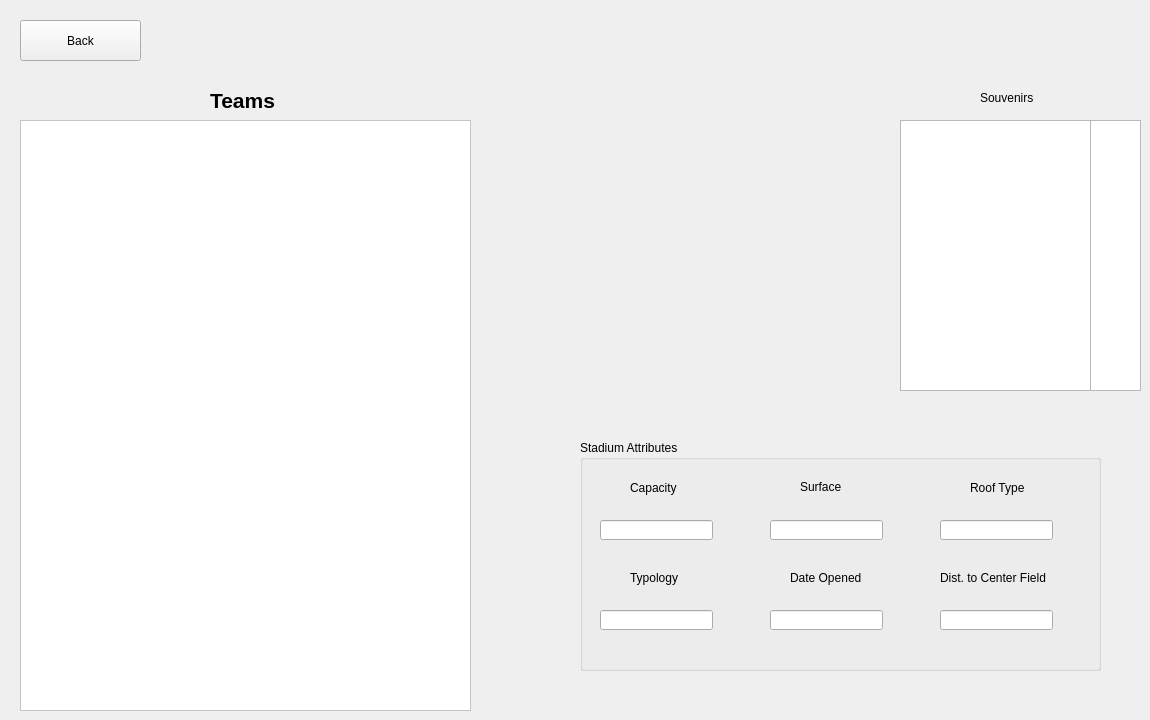
      <widget class="QWidget" name="viewStadiumsPage">
       <widget class="QListWidget" name="souvenirListWidget_2">
        <property name="geometry">
         <rect>
          <x>900</x>
          <y>120</y>
          <width>191</width>
          <height>271</height>
         </rect>
        </property>
        <property name="palette">
         <palette>
          <active>
           <colorrole role="Base">
            <brush brushstyle="SolidPattern">
             <color alpha="255">
              <red>255</red>
              <green>255</green>
              <blue>255</blue>
             </color>
            </brush>
           </colorrole>
          </active>
          <inactive>
           <colorrole role="Base">
            <brush brushstyle="SolidPattern">
             <color alpha="255">
              <red>255</red>
              <green>255</green>
              <blue>255</blue>
             </color>
            </brush>
           </colorrole>
          </inactive>
          <disabled>
           <colorrole role="Base">
            <brush brushstyle="SolidPattern">
             <color alpha="255">
              <red>0</red>
              <green>170</green>
              <blue>255</blue>
             </color>
            </brush>
           </colorrole>
          </disabled>
         </palette>
        </property>
       </widget>
       <widget class="QListWidget" name="stadiumListWidget_2">
        <property name="geometry">
         <rect>
          <x>20</x>
          <y>120</y>
          <width>451</width>
          <height>591</height>
         </rect>
        </property>
        <property name="palette">
         <palette>
          <active>
           <colorrole role="WindowText">
            <brush brushstyle="SolidPattern">
             <color alpha="255">
              <red>0</red>
              <green>0</green>
              <blue>0</blue>
             </color>
            </brush>
           </colorrole>
           <colorrole role="Button">
            <brush brushstyle="SolidPattern">
             <color alpha="255">
              <red>255</red>
              <green>255</green>
              <blue>255</blue>
             </color>
            </brush>
           </colorrole>
           <colorrole role="Light">
            <brush brushstyle="SolidPattern">
             <color alpha="255">
              <red>255</red>
              <green>255</green>
              <blue>255</blue>
             </color>
            </brush>
           </colorrole>
           <colorrole role="Midlight">
            <brush brushstyle="SolidPattern">
             <color alpha="255">
              <red>255</red>
              <green>255</green>
              <blue>255</blue>
             </color>
            </brush>
           </colorrole>
           <colorrole role="Dark">
            <brush brushstyle="SolidPattern">
             <color alpha="255">
              <red>127</red>
              <green>127</green>
              <blue>127</blue>
             </color>
            </brush>
           </colorrole>
           <colorrole role="Mid">
            <brush brushstyle="SolidPattern">
             <color alpha="255">
              <red>170</red>
              <green>170</green>
              <blue>170</blue>
             </color>
            </brush>
           </colorrole>
           <colorrole role="Text">
            <brush brushstyle="SolidPattern">
             <color alpha="255">
              <red>0</red>
              <green>0</green>
              <blue>0</blue>
             </color>
            </brush>
           </colorrole>
           <colorrole role="BrightText">
            <brush brushstyle="SolidPattern">
             <color alpha="255">
              <red>255</red>
              <green>255</green>
              <blue>255</blue>
             </color>
            </brush>
           </colorrole>
           <colorrole role="ButtonText">
            <brush brushstyle="SolidPattern">
             <color alpha="255">
              <red>0</red>
              <green>0</green>
              <blue>0</blue>
             </color>
            </brush>
           </colorrole>
           <colorrole role="Base">
            <brush brushstyle="SolidPattern">
             <color alpha="255">
              <red>255</red>
              <green>255</green>
              <blue>255</blue>
             </color>
            </brush>
           </colorrole>
           <colorrole role="Window">
            <brush brushstyle="SolidPattern">
             <color alpha="255">
              <red>255</red>
              <green>255</green>
              <blue>255</blue>
             </color>
            </brush>
           </colorrole>
           <colorrole role="Shadow">
            <brush brushstyle="SolidPattern">
             <color alpha="255">
              <red>0</red>
              <green>0</green>
              <blue>0</blue>
             </color>
            </brush>
           </colorrole>
           <colorrole role="AlternateBase">
            <brush brushstyle="SolidPattern">
             <color alpha="255">
              <red>255</red>
              <green>255</green>
              <blue>255</blue>
             </color>
            </brush>
           </colorrole>
           <colorrole role="ToolTipBase">
            <brush brushstyle="SolidPattern">
             <color alpha="255">
              <red>255</red>
              <green>255</green>
              <blue>220</blue>
             </color>
            </brush>
           </colorrole>
           <colorrole role="ToolTipText">
            <brush brushstyle="SolidPattern">
             <color alpha="255">
              <red>0</red>
              <green>0</green>
              <blue>0</blue>
             </color>
            </brush>
           </colorrole>
           <colorrole role="PlaceholderText">
            <brush brushstyle="SolidPattern">
             <color alpha="128">
              <red>0</red>
              <green>0</green>
              <blue>0</blue>
             </color>
            </brush>
           </colorrole>
          </active>
          <inactive>
           <colorrole role="WindowText">
            <brush brushstyle="SolidPattern">
             <color alpha="255">
              <red>0</red>
              <green>0</green>
              <blue>0</blue>
             </color>
            </brush>
           </colorrole>
           <colorrole role="Button">
            <brush brushstyle="SolidPattern">
             <color alpha="255">
              <red>255</red>
              <green>255</green>
              <blue>255</blue>
             </color>
            </brush>
           </colorrole>
           <colorrole role="Light">
            <brush brushstyle="SolidPattern">
             <color alpha="255">
              <red>255</red>
              <green>255</green>
              <blue>255</blue>
             </color>
            </brush>
           </colorrole>
           <colorrole role="Midlight">
            <brush brushstyle="SolidPattern">
             <color alpha="255">
              <red>255</red>
              <green>255</green>
              <blue>255</blue>
             </color>
            </brush>
           </colorrole>
           <colorrole role="Dark">
            <brush brushstyle="SolidPattern">
             <color alpha="255">
              <red>127</red>
              <green>127</green>
              <blue>127</blue>
             </color>
            </brush>
           </colorrole>
           <colorrole role="Mid">
            <brush brushstyle="SolidPattern">
             <color alpha="255">
              <red>170</red>
              <green>170</green>
              <blue>170</blue>
             </color>
            </brush>
           </colorrole>
           <colorrole role="Text">
            <brush brushstyle="SolidPattern">
             <color alpha="255">
              <red>0</red>
              <green>0</green>
              <blue>0</blue>
             </color>
            </brush>
           </colorrole>
           <colorrole role="BrightText">
            <brush brushstyle="SolidPattern">
             <color alpha="255">
              <red>255</red>
              <green>255</green>
              <blue>255</blue>
             </color>
            </brush>
           </colorrole>
           <colorrole role="ButtonText">
            <brush brushstyle="SolidPattern">
             <color alpha="255">
              <red>0</red>
              <green>0</green>
              <blue>0</blue>
             </color>
            </brush>
           </colorrole>
           <colorrole role="Base">
            <brush brushstyle="SolidPattern">
             <color alpha="255">
              <red>255</red>
              <green>255</green>
              <blue>255</blue>
             </color>
            </brush>
           </colorrole>
           <colorrole role="Window">
            <brush brushstyle="SolidPattern">
             <color alpha="255">
              <red>255</red>
              <green>255</green>
              <blue>255</blue>
             </color>
            </brush>
           </colorrole>
           <colorrole role="Shadow">
            <brush brushstyle="SolidPattern">
             <color alpha="255">
              <red>0</red>
              <green>0</green>
              <blue>0</blue>
             </color>
            </brush>
           </colorrole>
           <colorrole role="AlternateBase">
            <brush brushstyle="SolidPattern">
             <color alpha="255">
              <red>255</red>
              <green>255</green>
              <blue>255</blue>
             </color>
            </brush>
           </colorrole>
           <colorrole role="ToolTipBase">
            <brush brushstyle="SolidPattern">
             <color alpha="255">
              <red>255</red>
              <green>255</green>
              <blue>220</blue>
             </color>
            </brush>
           </colorrole>
           <colorrole role="ToolTipText">
            <brush brushstyle="SolidPattern">
             <color alpha="255">
              <red>0</red>
              <green>0</green>
              <blue>0</blue>
             </color>
            </brush>
           </colorrole>
           <colorrole role="PlaceholderText">
            <brush brushstyle="SolidPattern">
             <color alpha="128">
              <red>0</red>
              <green>0</green>
              <blue>0</blue>
             </color>
            </brush>
           </colorrole>
          </inactive>
          <disabled>
           <colorrole role="WindowText">
            <brush brushstyle="SolidPattern">
             <color alpha="255">
              <red>127</red>
              <green>127</green>
              <blue>127</blue>
             </color>
            </brush>
           </colorrole>
           <colorrole role="Button">
            <brush brushstyle="SolidPattern">
             <color alpha="255">
              <red>255</red>
              <green>255</green>
              <blue>255</blue>
             </color>
            </brush>
           </colorrole>
           <colorrole role="Light">
            <brush brushstyle="SolidPattern">
             <color alpha="255">
              <red>255</red>
              <green>255</green>
              <blue>255</blue>
             </color>
            </brush>
           </colorrole>
           <colorrole role="Midlight">
            <brush brushstyle="SolidPattern">
             <color alpha="255">
              <red>255</red>
              <green>255</green>
              <blue>255</blue>
             </color>
            </brush>
           </colorrole>
           <colorrole role="Dark">
            <brush brushstyle="SolidPattern">
             <color alpha="255">
              <red>127</red>
              <green>127</green>
              <blue>127</blue>
             </color>
            </brush>
           </colorrole>
           <colorrole role="Mid">
            <brush brushstyle="SolidPattern">
             <color alpha="255">
              <red>170</red>
              <green>170</green>
              <blue>170</blue>
             </color>
            </brush>
           </colorrole>
           <colorrole role="Text">
            <brush brushstyle="SolidPattern">
             <color alpha="255">
              <red>127</red>
              <green>127</green>
              <blue>127</blue>
             </color>
            </brush>
           </colorrole>
           <colorrole role="BrightText">
            <brush brushstyle="SolidPattern">
             <color alpha="255">
              <red>255</red>
              <green>255</green>
              <blue>255</blue>
             </color>
            </brush>
           </colorrole>
           <colorrole role="ButtonText">
            <brush brushstyle="SolidPattern">
             <color alpha="255">
              <red>127</red>
              <green>127</green>
              <blue>127</blue>
             </color>
            </brush>
           </colorrole>
           <colorrole role="Base">
            <brush brushstyle="SolidPattern">
             <color alpha="255">
              <red>255</red>
              <green>255</green>
              <blue>255</blue>
             </color>
            </brush>
           </colorrole>
           <colorrole role="Window">
            <brush brushstyle="SolidPattern">
             <color alpha="255">
              <red>255</red>
              <green>255</green>
              <blue>255</blue>
             </color>
            </brush>
           </colorrole>
           <colorrole role="Shadow">
            <brush brushstyle="SolidPattern">
             <color alpha="255">
              <red>0</red>
              <green>0</green>
              <blue>0</blue>
             </color>
            </brush>
           </colorrole>
           <colorrole role="AlternateBase">
            <brush brushstyle="SolidPattern">
             <color alpha="255">
              <red>255</red>
              <green>255</green>
              <blue>255</blue>
             </color>
            </brush>
           </colorrole>
           <colorrole role="ToolTipBase">
            <brush brushstyle="SolidPattern">
             <color alpha="255">
              <red>255</red>
              <green>255</green>
              <blue>220</blue>
             </color>
            </brush>
           </colorrole>
           <colorrole role="ToolTipText">
            <brush brushstyle="SolidPattern">
             <color alpha="255">
              <red>0</red>
              <green>0</green>
              <blue>0</blue>
             </color>
            </brush>
           </colorrole>
           <colorrole role="PlaceholderText">
            <brush brushstyle="SolidPattern">
             <color alpha="128">
              <red>0</red>
              <green>0</green>
              <blue>0</blue>
             </color>
            </brush>
           </colorrole>
          </disabled>
         </palette>
        </property>
       </widget>
       <widget class="QGroupBox" name="groupBox_2">
        <property name="geometry">
         <rect>
          <x>580</x>
          <y>440</y>
          <width>521</width>
          <height>231</height>
         </rect>
        </property>
        <property name="title">
         <string>Stadium Attributes</string>
        </property>
        <widget class="QLabel" name="capacityLabel_2">
         <property name="geometry">
          <rect>
           <x>50</x>
           <y>40</y>
           <width>51</width>
           <height>16</height>
          </rect>
         </property>
         <property name="text">
          <string>Capacity</string>
         </property>
        </widget>
        <widget class="QLabel" name="typologyLabel_2">
         <property name="geometry">
          <rect>
           <x>50</x>
           <y>130</y>
           <width>61</width>
           <height>16</height>
          </rect>
         </property>
         <property name="text">
          <string>Typology</string>
         </property>
        </widget>
        <widget class="QLineEdit" name="distToCenterLineEdit_2">
         <property name="geometry">
          <rect>
           <x>360</x>
           <y>170</y>
           <width>113</width>
           <height>20</height>
          </rect>
         </property>
        </widget>
        <widget class="QLabel" name="roofTypeLabel_2">
         <property name="geometry">
          <rect>
           <x>390</x>
           <y>40</y>
           <width>61</width>
           <height>16</height>
          </rect>
         </property>
         <property name="text">
          <string>Roof Type</string>
         </property>
        </widget>
        <widget class="QLabel" name="surfaceLabel_2">
         <property name="geometry">
          <rect>
           <x>220</x>
           <y>40</y>
           <width>47</width>
           <height>13</height>
          </rect>
         </property>
         <property name="text">
          <string>Surface</string>
         </property>
        </widget>
        <widget class="QLineEdit" name="capacityLineEdit_2">
         <property name="geometry">
          <rect>
           <x>20</x>
           <y>80</y>
           <width>113</width>
           <height>20</height>
          </rect>
         </property>
        </widget>
        <widget class="QLineEdit" name="roofTypeLineEdit_2">
         <property name="geometry">
          <rect>
           <x>360</x>
           <y>80</y>
           <width>113</width>
           <height>20</height>
          </rect>
         </property>
        </widget>
        <widget class="QLineEdit" name="surfaceLineEdit_2">
         <property name="geometry">
          <rect>
           <x>190</x>
           <y>80</y>
           <width>113</width>
           <height>20</height>
          </rect>
         </property>
        </widget>
        <widget class="QLineEdit" name="dateOpenedLineEdit_2">
         <property name="geometry">
          <rect>
           <x>190</x>
           <y>170</y>
           <width>113</width>
           <height>20</height>
          </rect>
         </property>
        </widget>
        <widget class="QLabel" name="dateLabel_2">
         <property name="geometry">
          <rect>
           <x>210</x>
           <y>130</y>
           <width>81</width>
           <height>16</height>
          </rect>
         </property>
         <property name="text">
          <string>Date Opened</string>
         </property>
        </widget>
        <widget class="QLineEdit" name="typologyLineEdit_2">
         <property name="geometry">
          <rect>
           <x>20</x>
           <y>170</y>
           <width>113</width>
           <height>20</height>
          </rect>
         </property>
        </widget>
        <widget class="QLabel" name="distToCenterLabel_2">
         <property name="geometry">
          <rect>
           <x>360</x>
           <y>130</y>
           <width>131</width>
           <height>16</height>
          </rect>
         </property>
         <property name="text">
          <string>Dist. to Center Field</string>
         </property>
        </widget>
       </widget>
       <widget class="QLabel" name="label_13">
        <property name="geometry">
         <rect>
          <x>980</x>
          <y>90</y>
          <width>61</width>
          <height>16</height>
         </rect>
        </property>
        <property name="text">
         <string>Souvenirs</string>
        </property>
       </widget>
       <widget class="QPushButton" name="viewStadiumsBackButton">
        <property name="geometry">
         <rect>
          <x>20</x>
          <y>20</y>
          <width>121</width>
          <height>41</height>
         </rect>
        </property>
        <property name="text">
         <string>Back</string>
        </property>
       </widget>
       <widget class="QListWidget" name="souvenirPriceListWidget_2">
        <property name="geometry">
         <rect>
          <x>1090</x>
          <y>120</y>
          <width>51</width>
          <height>271</height>
         </rect>
        </property>
        <property name="palette">
         <palette>
          <active>
           <colorrole role="Base">
            <brush brushstyle="SolidPattern">
             <color alpha="255">
              <red>255</red>
              <green>255</green>
              <blue>255</blue>
             </color>
            </brush>
           </colorrole>
          </active>
          <inactive>
           <colorrole role="Base">
            <brush brushstyle="SolidPattern">
             <color alpha="255">
              <red>255</red>
              <green>255</green>
              <blue>255</blue>
             </color>
            </brush>
           </colorrole>
          </inactive>
          <disabled>
           <colorrole role="Base">
            <brush brushstyle="SolidPattern">
             <color alpha="255">
              <red>0</red>
              <green>170</green>
              <blue>255</blue>
             </color>
            </brush>
           </colorrole>
          </disabled>
         </palette>
        </property>
       </widget>
       <widget class="QLabel" name="label_14">
        <property name="geometry">
         <rect>
          <x>210</x>
          <y>90</y>
          <width>91</width>
          <height>21</height>
         </rect>
        </property>
        <property name="font">
         <font>
          <pointsize>16</pointsize>
          <weight>75</weight>
          <bold>true</bold>
         </font>
        </property>
        <property name="text">
         <string>Teams</string>
        </property>
       </widget>
      </widget>
